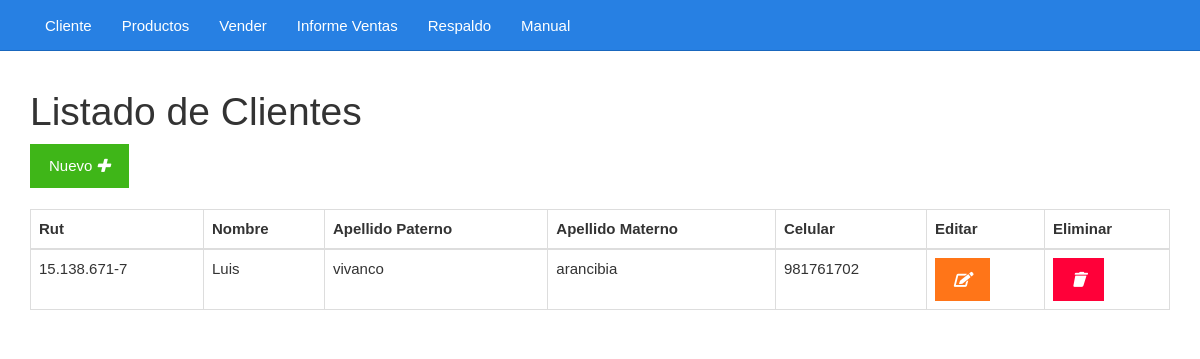
The page /listarClientes.php on the database its author committed.
### tables this page shows
CREATE TABLE `cliente` (
  `rut` varchar(12) NOT NULL,
  `nombre` varchar(20) NOT NULL,
  `apellido_pat` varchar(20) NOT NULL,
  `apellido_mat` varchar(20) NOT NULL,
  `celular` int(20) NOT NULL
);

### listarClientes.php (the view)
<?php include_once "encabezado.php" ?>
<?php
include_once "base_de_datos.php";
$sentencia = $base_de_datos->query("SELECT * FROM Cliente;");
$productos = $sentencia->fetchAll(PDO::FETCH_OBJ);
?>
	<div class="col-xs-12">
		<h1>Listado de Clientes</h1>
		<div>
			<a class="btn btn-success" href="./FormularioCliente.php">Nuevo <i class="fa fa-plus"></i></a>
		</div>
		<br>
		<table class="table table-bordered">
			<thead>
				<tr>
					<th>Rut</th>
					<th>Nombre</th>
					<th>Apellido Paterno</th>
                    <th>Apellido Materno</th>
					<th>Celular</th>
					<th>Editar</th>
					<th>Eliminar</th>
				</tr>
			</thead>
			<tbody>
				<?php foreach($productos as $producto){ ?>
				<tr>
					<td><?php echo $producto->rut ?></td>
					<td><?php echo $producto->nombre ?></td>
					<td><?php echo $producto->apellido_pat  ?></td>
					<td><?php echo $producto->apellido_mat ?></td>
					<td><?php echo $producto->celular ?></td>
					<td><a class="btn btn-warning" href="<?php echo "editarCliente.php?rut=" . $producto->rut?>"><i class="fa fa-edit"></i></a></td>
					<td><a class="btn btn-danger" href="<?php echo "eliminarCliente.php?rut=" . $producto->rut?>"><i class="fa fa-trash"></i></a></td>
				</tr>
				<?php } ?>
			</tbody>
		</table>
	</div>
<?php include_once "pie.php" ?>

### css/estilo.css (style rules this page uses)
body { padding-top: 70px; }

### rows shown on the page
cliente: rut "15.138.671-7", nombre "Luis", apellido_pat "vivanco", apellido_mat "arancibia", celular "981761702"
